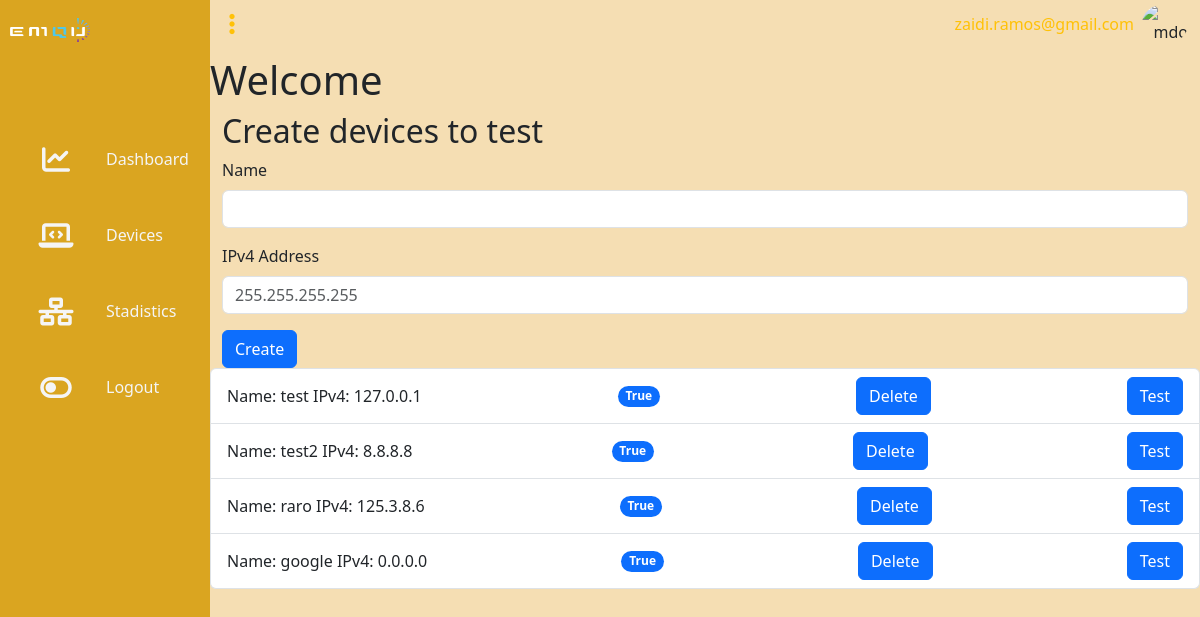
/devices (signed in), run on an earlier commit of the app's database.
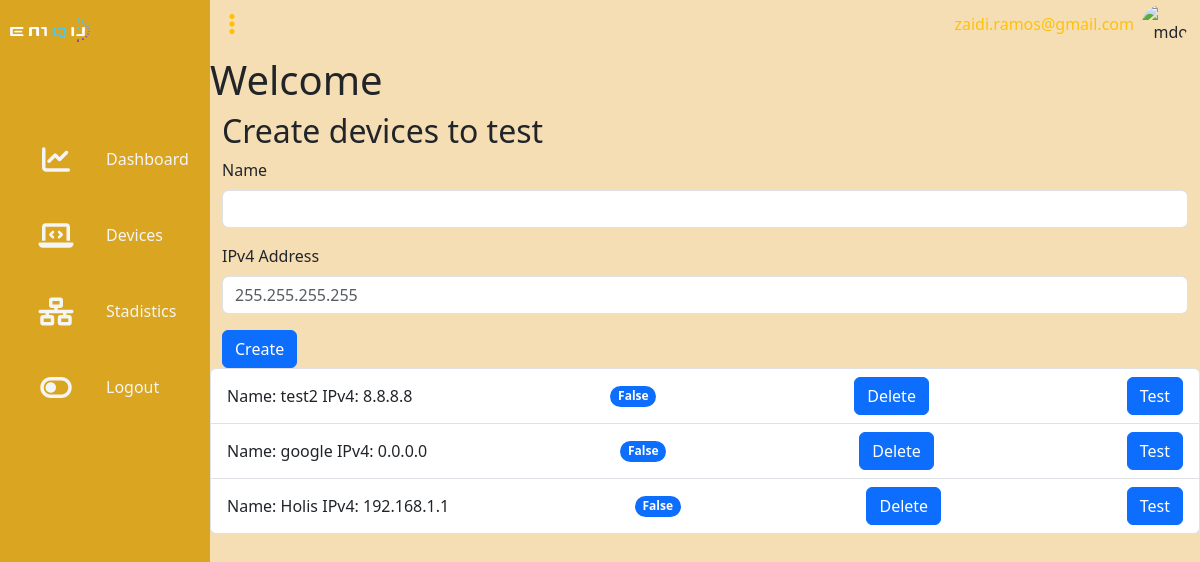
And on a later commit of the database.
### app/models.py (models this page shows)
class User(db.Model, UserMixin):
    id= db.Column(db.Integer, primary_key= True, autoincrement= True)
    email= db.Column(db.String(30), unique= True, nullable= False)
    password= db.Column(db.String(80), nullable= False)

class Device(db.Model):
    id = db.Column(db.BigInteger, primary_key=True, autoincrement=True)
    name = db.Column(db.String(45), nullable=False)
    ipv4 = db.Column(db.String(16), nullable=False)
    status = db.Column(db.Boolean, nullable=False)
    user_id = db.Column(db.Integer, db.ForeignKey('user.id'), nullable=False)
    user = db.relationship('User', backref=db.backref('devices', lazy=True))

### main.py (the view)
@app.route('/devices', methods=['GET', 'POST'])
@login_required
def devices():
    user_id=session['user_id']
    device_form=DeviceForm()
    delete_form=DeleteDeviceForm()
    test_form=TestDeviceForm()
    devices=get_user_devices(user_id)
    context={
        'user_id':user_id,
        'devices':devices,
        'device_form':device_form,
        'delete_form':delete_form,
        'test_form':test_form
    }
    if device_form.validate_on_submit():
        put_device(email=user_id, name=device_form.name.data, ipv4=device_form.ipv4.data)
        flash('Your task was created successfully!', 'success')
        return redirect(url_for('devices'))
    return render_template('devices.html', **context)

### app/forms.py
class DeviceForm(FlaskForm):
    name = StringField('Name', validators=[DataRequired(),Length(4,45)])
    ipv4 = StringField('IPv4 Address', validators=[DataRequired(), IPAddress(ipv4=True)], render_kw={'placeholder': '255.255.255.255'})
    submit = SubmitField('Create')

class DeleteDeviceForm(FlaskForm):
    submit = SubmitField('Delete')

### app/__init__.py (called while the page is built)
@login_manager.user_loader
def load_user(user_id):
    return User.query.get(int(user_id))

### app/models.py (called while the page is built)
def get_user(email):
    user= User.query.filter_by(email=email).first()
    return user

def get_user_devices(email):
    user=get_user(email)
    return user.devices

### app/templates/devices.html (shortened to what this page needs)
{% extends 'base.html' %}
{% import 'macros.html' as macros %}
{% from 'bootstrap5/form.html' import render_form %}
{% block content %}
    {%if user_id%}
    <h1>Welcome {{userid}}</h1>
    {%endif%}
    <div class="container">
        <h2>Create devices to test</h2>
        {{ render_form(device_form) }}
    </div>
    <ul class="list-group">
        {% for device in devices %}
            {{ macros.render_device(device, delete_form, test_form) }}
        {% endfor %}
    </ul>
{% endblock %}

### app/templates/base.html (shortened to what this page needs)
<!doctype html>
<html lang="en">
    <head>
        {% block head %}
            {% block styles %}
                {{ bootstrap.load_css() }}
                <link rel="stylesheet" href="{{url_for('static', filename='css/main.css')}}">
            {% endblock %}
        {% endblock %}
    </head>
    <body>
        {% if current_user.is_authenticated %}
            {%block asidebar%}
                {% include 'aside-bar.html' %}
            {% endblock %}
        {% endif %}
        {% block content %}{% endblock %}
            </div>
    </body>
</html>

### app/templates/macros.html
{% from 'bootstrap5/form.html' import render_form %}
{% macro render_device(device, delete_form, test_form) %}
    <li class="list-group-item d-flex justify-content-between align-items-center">
        Name: {{ device.name }}
        IPv4: {{ device.ipv4 }}
        <span class="badge bg-primary rounded-pill">
            {{ device.status }}
        </span>
        {{ render_form(delete_form, action=url_for('delete', device_id=device.id)) }}
        {{ render_form(test_form, action=url_for('test', device_id=device.id, status=device.status)) }}
    </li>
{% endmacro %}

### app/templates/aside-bar.html (shortened to what this page needs)
<div class="container aside-navigation">
    <div class="navigation">
        <ul class="nav flex-column">
            <li class="nav-item">
              <a class="nav-link px-0" aria-current="page" href="#">
                <span class="icon">
                    <img src="{{url_for('static', filename='images/emqu.png')}}" alt="emqu-logo" width="80" height="24">
                </span>
                </a>
            </li>
            <li class="nav-item">
                <a class="nav-link active" aria-current="page" href="#">
                  <span class="icon"><i class="fa-solid fa-chart-line"></i></span>
                  <span class="title">Dashboard</span>
                  </a>
              </li>
            <li class="nav-item">
              <a class="nav-link" href="{{url_for('devices')}}">
                <span class="icon"><i class="fa-solid fa-laptop-code"></i></span>
                <span class="title">Devices</span>
                </a>
            </li>
            <li class="nav-item">
              <a class="nav-link" href="#">
                <span class="icon"><i class="fa-solid fa-network-wired"></i></span>
                <span class="title">Stadistics</span>
              </a>
            </li>
            <li class="nav-item">
              <a class="nav-link" href="{{url_for('auth.logout')}}">
                <span class="icon"><i class="fa-solid fa-toggle-off"></i></span>
                <span class="title">
                    Logout
                </span>
              </a>
            </li>
        </ul>
    </div>
  </div>
  <div class="main-container">
    {%block navbar%}
        {% include 'navbar.html' %}
    {% endblock %}

### app/templates/navbar.html (shortened to what this page needs)
<nav class="navbar navbar-expand-lg pt-0">
        {% if current_user.is_authenticated %}
        <div class="container-fluid py-1">
            <div class="col-md-2 text-start">
                <div class="menu-toggle">
                    <i class="fa-solid fa-ellipsis-vertical text-warning"></i>
                </div>
            </div>
            <div class="col-md-3 text-end">
                <div class="collapse navbar-collapse mr-0" id="navbarSupportedContent">
                    <ul class="navbar-nav mb-2 mb-lg-0 mr-0">
                        <li class="nav-item">
                            <a class="nav-link text-warning">
                                {{user_id}}
                            </a>
                        </li>
                    </ul>
                    <div class="text-end">
                        <a href="#" class="d-block link-dark text-decoration-none">
                          <img src="https://github.com/mdo.png" alt="mdo" width="32" height="32" class="rounded-circle">
                        </a>
                      </div>
                </div>
            </div>
        {% endif %}
    </div>
  </nav>

### app/static/css/main.css (style rules this page uses)
body { min-height: 100vh; overflow-x: hidden; }
.container { position:relative; width:100%; }
.container.aside-navigation { left:0; margin-left: 0; margin:0; padding: 0; }
.navigation { position:fixed; width:210px; height: 100%; background: goldenrod; border-left: 10px solid goldenrod; transition:0.5s; overflow: hidden; }
.navigation ul { position: absolute; top: 0; left: 0; width: 100%; }
.navigation ul li { position:relative; width: 100%; list-style-type: none; border-radius: 30px 0 0 30px; }
.navigation ul li:nth-child(1) { margin-bottom: 40px; pointer-events: none; text-align: left; padding: 0; }
.navigation ul li:nth-child(1) span.icon { align-items: left; line-height: 40px; }
.navigation ul li a { position: relative; display:block; width: 100%; display:flex; text-decoration: none; color: whitesmoke; }
.navigation ul li a span.icon { position:relative; display:block; min-width: 60px; height: 60px; line-height: 80px; text-align: center; }
.navigation ul li a span.icon i { font-size: 1.75em; }
.navigation ul li a .title { position: relative; display: block; padding: 0 20px; height: 60px; line-height: 70px; white-space: nowrap; }
.main-container { left: 210px; right:0; margin: 0; padding: 0; position: absolute; width: calc(100% - 210px); min-height: 100vh; background: wheat; transition:0.5s }
.menu-toggle { position: relative; width: 20px; height: 20px; display: flex; justify-content: center; align-items: center; font-size:1.5em; cursor: pointer; color: goldenrod; }
.navbar { color: goldenrod; }

What changed in the data, as far as the page shows it:
removed Device: name "test", ipv4 "127.0.0.1", status "True"
removed Device: name "raro", ipv4 "125.3.8.6", status "True"
changed Device "test2": status "True" → "False"
changed Device "google": status "True" → "False"
added Device: name "Holis", ipv4 "192.168.1.1", status "False"
